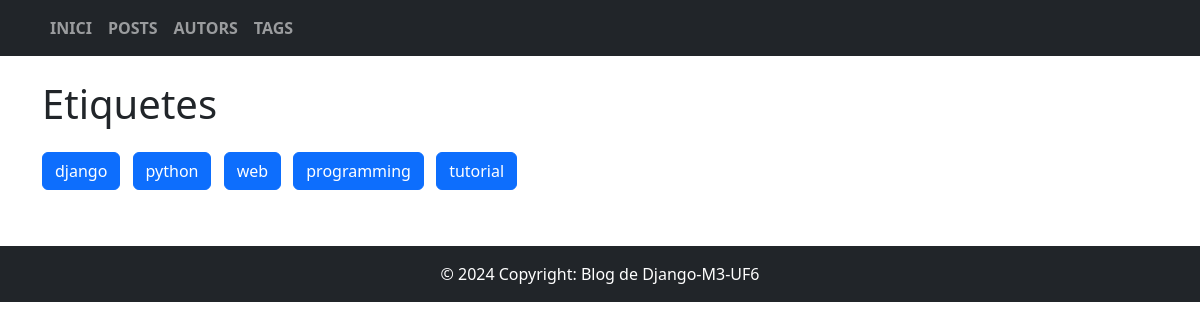
The app's page /tags/ with its own data.
### blog/models.py (models this page shows, shortened)
class Tag(models.Model):
    name = models.CharField(max_length=50, unique=True)

### blog/views.py (the view)
# urls.py: path("tags/", views.tags, name="tags-page"),
def tags(request):
    all_tags = Tag.objects.all()
    return render(request, "blog/tag_list.html", {"tags": all_tags})

### blog/templates/blog/tag_list.html
{% extends "blog/base.html" %}
{% block content %}
<div class="container">
  <h1 class="my-4">Etiquetes</h1>
  {% for tag in tags %}
    <a href="{% url 'tag-posts-page' tag.name %}" class="btn btn-primary me-2 mb-2">{{ tag.name }}</a>
  {% endfor %}
</div>
{% endblock %}

### records on screen
Tag: name "django"
Tag: name "python"
Tag: name "web"
Tag: name "programming"
Tag: name "tutorial"
